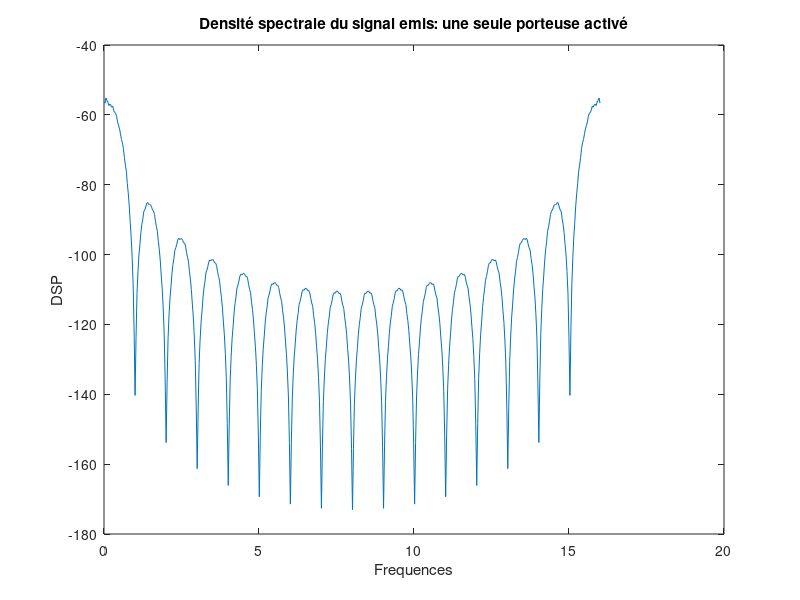
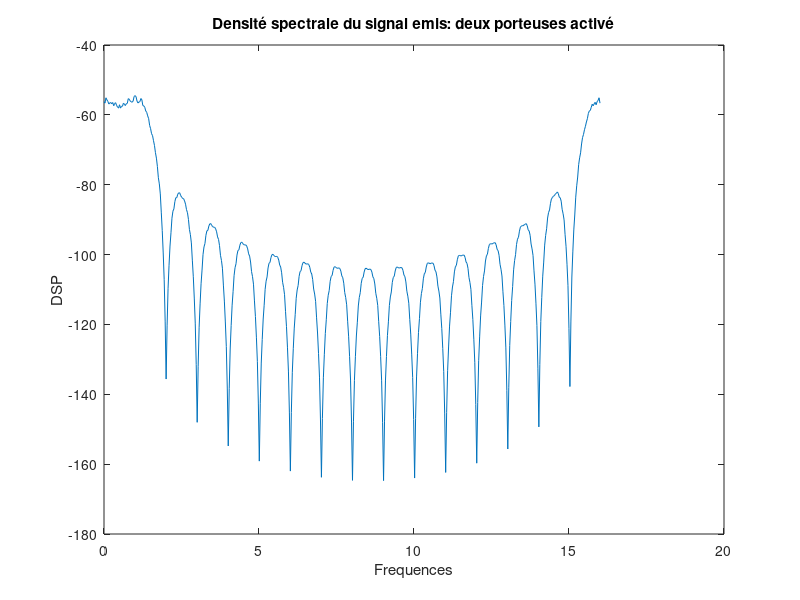
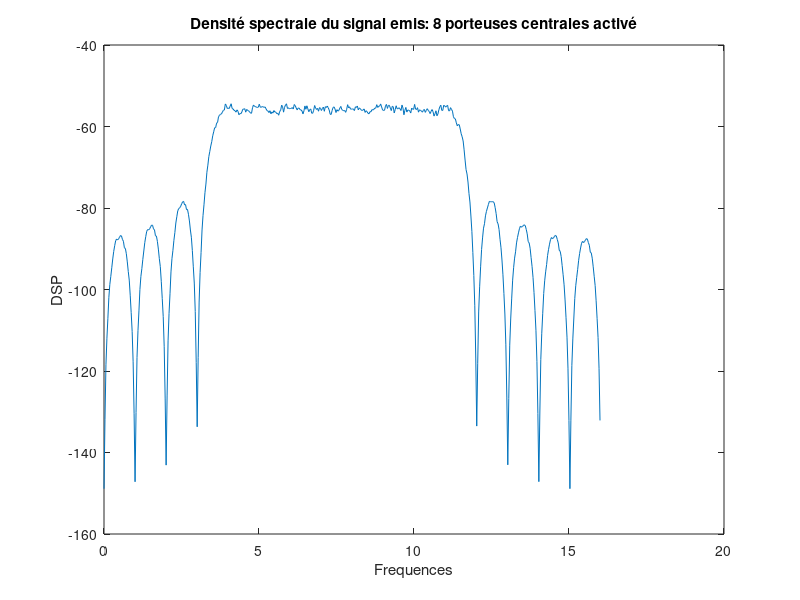
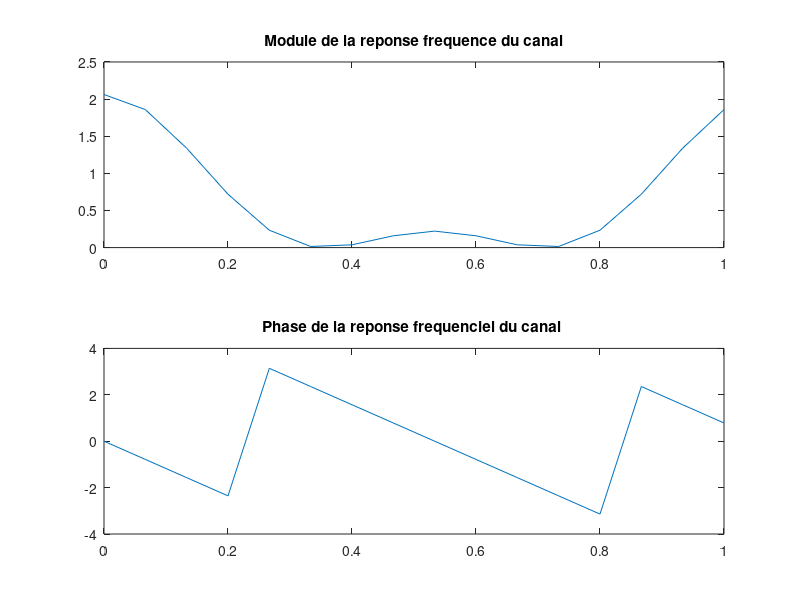

Recreate these plots in MATLAB, in order.
clear all
close all 
N=16;
Fe=N;
bits=randi([0,1],1,5000*N);
sym=2*bits-1;
M=reshape(sym,16,5000);




%%%% Chaine de transmission OFDM sans canal
% emission 1
M1=reshape(sym,16,5000);
L1=M1(1,:);
M1=[L1;zeros(N-1,5000)];
mat_sortie1=ifft(M1);
mat_emis1=reshape(mat_sortie1,1,N*5000);
[DSP1 f1]=pwelch(mat_emis1,[],[],[],Fe,'twosided');
Freq=linspace(0,Fe,length(DSP1));
figure
plot(Freq,10*log(DSP1));
title("Densité spectrale du signal emis: une seule porteuse activé")
xlabel("Frequences")
ylabel("DSP")


% emission 2
L2=M(1,:);
L3=M(2,:);
M2=[L2;L3;zeros(N-2,5000)];

mat_sortie2=ifft(M2);
mat_emis2=reshape(mat_sortie2,1,N*5000);
[DSP2 f2]=pwelch(mat_emis2,[],[],[],Fe,'twosided');
Freq2=linspace(0,Fe,length(DSP2));
figure
plot(Freq2,10*log(DSP2)')
title("Densité spectrale du signal emis: deux porteuses activé")
xlabel("Frequences")
ylabel("DSP")

% emission 3
 L=zeros(N,5000);
for i=1:8
    L(4+i,:)=M(4+i,:);
end
LL=[];
for i=1:8
    LL=[LL; M(4+i,:)];
end

M3=L;
mat_sortie3=ifft(M3);
mat3=reshape(mat_sortie3,1,N*5000);
[DSP3 f]=pwelch(mat3,[],[],[],Fe,'twosided');
Freq3=linspace(0,Fe,length(DSP3));
figure
plot(Freq3,10*log(DSP3)')

title("Densité spectrale du signal emis: 8 porteuses centrales activé")
xlabel("Frequences")
ylabel("DSP")

% reception 1
mat_recu1=mat_emis1;
mat_entre1=reshape(mat_recu1,N,5000);
M_recu1=fft(mat_entre1);
a1=real(M_recu1);
a1=sign(a1);
a1=a1(1,:)==M1(1,:);
a1=sum(sum(a1));
TEB1=1-a1/(5000*1)


% reception 2
mat_recu2=fft(mat_sortie2);
a2=real(mat_recu2);
a2=[a2(1,:);a2(2,:)];
a2=sign(a2)==[M2(1,:);M2(2,:)];
a2=sum(sum(a2));
TEB2=1-a2/(5000*2)


% reception 3
mat_recu3=fft(mat_sortie3);
a3=real(mat_recu3);
L=[];
for i=1:8
    L=[L ;a3(4+i,:)];
end

a3=sign(L)==LL;
a3=sum(sum(a3));

TEB3=1-a3/(5000*8)





%%%% Chaine OFDM avec canal Muti-trajets
Ts=1;
Te=Ts;
Fe=1/Te;
N=16;
%%% Implémentation sans intervalle de garde 

%le filtre du canal h
a0=0.227;
a1=0.46;
a2=0.688;
a3=0.46;
a4=0.227;

figure
subplot(2,1,1)
h=[a0 a1 a2 a3 a4];
h=[h zeros(1,11)];
H=fft(h);
plot(linspace(0,Fe,length(H)),abs(H))
title("Module de la reponse frequence du canal")
subplot(2,1,2)
plot(linspace(0,Fe,length(H)),angle(H))
title("Phase de la reponse frequenciel du canal ")

%%%emission avec 16 porteur sans intervalle de garde
%emission 
M=reshape(sym,16,5000);
mat_sortie=ifft(M);
mat_emis=reshape(mat_sortie,1,N*5000);

[DSP f]=pwelch(mat_emis,[],[],[],Fe,'twosided');
Freq=linspace(0,Fe,length(DSP));
figure
plot(Freq,10*log(DSP)');
title("Densité spectrale du signal emis avant le canal")
xlabel("Frequences")
ylabel("DSP")

%canal
signal_recu=filter(h,1,mat_emis);
[DSP f]=pwelch(signal_recu,[],[],[],Fe,'twosided');
Freq=linspace(0,Fe,length(DSP));
figure
plot(Freq,10*log(DSP)');
title("Densité spectrale du signal recu après le canal")
xlabel("Frequences")
ylabel("DSP")

%reception 
mat_recu=signal_recu;
mat_entre=reshape(mat_recu,N,5000);
M_recu=fft(mat_entre);
R=real(M_recu);
sym_decide=sign(R);
symboles1=M_recu(1,:);
symboles16=M_recu(16,:);
figure

plot(real(symboles16),imag(symboles16),'*')
hold on 
plot(real(symboles1),imag(symboles1),'*')
title("Les constellations sur la porteuse 1 et 16 sans intervalle de garde")
A=sym_decide==M;
s=sum(sum(A));
teb=1-s/(16*5000)


%%%emission avec intervalle de garde composé des zeros
%emission
mat_zeros=zeros(4,5000);
M=reshape(sym,16,5000);
mat_sortie=ifft(M);
mat_IG=[mat_zeros ; mat_sortie];
mat_emis=reshape(mat_IG,1,(4+N)*5000);

%canal
signal_recu=filter(h,1,mat_emis);


%reception 
mat_recu=signal_recu;
mat_entre=reshape(mat_recu,N+4,5000);
mat_entre=mat_entre(5:20,:);
M_recu=fft(mat_entre);
a=real(M_recu);
aa=sign(a);

symboles1=M_recu(1,:);
symboles16=M_recu(16,:);
figure
plot(real(symboles16),imag(symboles16),'*')
hold on 
plot(real(symboles1),imag(symboles1),'*')

title("Constellations sur les porteuses 1 et 16 avec intervalle de garde")
a=aa==M;
a=sum(sum(a));
teb=1-a/(16*5000)




%%%emission avec prefix cyclique sans égalisation
%emission
M=reshape(sym,16,5000);
mat_sortie=ifft(M);
mat_pre_cyc=[mat_sortie(13:16,:); mat_sortie];
mat_emis=reshape(mat_pre_cyc,1,(4+N)*5000);

%canal
signal_recu=filter(h,1,mat_emis);

%reception 
mat_recu=signal_recu;
mat_entre=reshape(mat_recu,N+4,5000);
mat_entre=mat_entre(5:20,:);
M_recu=fft(mat_entre);
a=real(M_recu);
aa=sign(a);
symboles1=M_recu(1,:);
symboles16=M_recu(16,:);

figure
plot(real(symboles16),imag(symboles16),'*')
hold on 
plot(real(symboles1),imag(symboles1),'*')

title("constellation sur les porteuses 1 et 16 avec prefixe cyclique sans égalisation")
a=aa==M;
a=sum(sum(a));
teb=1-a/(16*5000)

 
%%% préfixe cyclique avec égalisation  

%emission
M=reshape(sym,16,5000);
mat_sortie=ifft(M);
mat_pre_cyc=[mat_sortie(13:16,:); mat_sortie];
mat_emis=reshape(mat_pre_cyc,1,(4+N)*5000);

%canal
signal_recu=filter(h,1,mat_emis);

%reception 
mat_recu=signal_recu;
mat_entre=reshape(mat_recu,N+4,5000);
mat_entre=mat_entre(5:20,:);
M_recu=fft(mat_entre);

b_zf=M_recu./H.'; % (methode  ZF: zero forcing )
b_ml=M_recu.*H'; %methode ML: maximum de vraisemblance

a=real(b_zf);
aa=sign(a);

symboles1_zf=b_zf(1,:);
symboles2_zf=b_zf(16,:);

symboles1_ml=b_ml(1,:);
symboles2_ml=b_ml(16,:);





a=aa==M;
a=sum(sum(a));
teb=1-a/(16*5000)

figure
subplot (2,1,1)
plot(real(symboles1_zf),imag(symboles1_zf),'*')
hold on 
plot(real(symboles2_zf),imag(symboles2_zf),'*')
axis([-5  5 -5 5])
title("Constellation avec prefixe cyclique et égalisation ZF")

subplot (2,1,2)
plot(real(symboles1_ml),imag(symboles1_ml),'*')
hold on 
plot(real(symboles2_ml),imag(symboles2_ml),'*')
axis([-5  5 -5 5])
title("Constellation avec prefixe cyclique et égalisation ML")



%%%%  Erreur d'horloge
h=[a0 a1 a2 a3 a4];
h=[h zeros(1,11)];
H=fft(h);
N=16;


%%% CAS 2: 

%emission
M=reshape(sym,16,5000);
mat_sortie1=ifft(M);
mat_pre_cyc=[mat_sortie1(9:16,:); mat_sortie1];
mat_emis=reshape(mat_pre_cyc,1,(8+N)*5000);

% canal
signal_recu1=filter(h,1,mat_emis);

% reception 
mat_recu1=signal_recu1;
mat_entre1=reshape(mat_recu1,N+8,5000);
mat_entre1=mat_entre1(6:21,:);
M_recu1=fft(mat_entre1);

b=M_recu./H.';  %(methode  ZF: zero forcing )
%b=M_recu1.*H'; %methode ML: maximum de vraisemblance
a=real(b);
aa=sign(a);
symboles=[M_recu1(10,:)];


a=aa==M;
a=sum(sum(a));
teb=1-a/(16*5000)
%scatterplot(symboles)
figure
symboles1=M_recu(1,:);
symboles16=M_recu(16,:);


plot(real(symboles16),imag(symboles16),'*')
hold on 
plot(real(symboles1),imag(symboles1),'*')
title("Constellations pour le cas2")


%%% CAS 1

% emission
M=reshape(sym,16,5000);
mat_sortie=ifft(M);
mat_pre_cyc=[mat_sortie(9:16,:); mat_sortie];
mat_emis=reshape(mat_pre_cyc,1,(8+N)*5000);

% canal
signal_recu=filter(h,1,mat_emis);

%reception 
mat_recu=signal_recu;
mat_entre=reshape(mat_recu,N+8,5000);
mat_entre=mat_entre(2:17,:);
M_recu=fft(mat_entre);

b=M_recu./H.'; % (methode  ZF: zero forcing )
%b=M_recu.*H'; % (methode ML: maximum de vraisemblance)
a=real(b);
aa=sign(a);

a=aa==M;
a=sum(sum(a));
teb=1-a/(16*5000)



symboles1=M_recu(1,:);
symboles16=M_recu(16,:);

figure
plot(real(symboles16),imag(symboles16),'*')
hold on 
plot(real(symboles1),imag(symboles1),'*')
title("Constellation pour le cas 1")


%%% CAS 3

% emission
M=reshape(sym,16,5000);
mat_sortie=ifft(M);
mat_pre_cyc=[mat_sortie(9:16,:); mat_sortie];
mat_emis=reshape(mat_pre_cyc,1,(8+N)*5000);

% canal
signal_recu=filter(h,1,mat_emis);

% reception 
mat_recu=signal_recu;
signal_recu=[signal_recu(3:end) signal_recu(1) signal_recu(2)];
mat_entre=reshape(signal_recu,N+8,5000);
mat_entre=mat_entre(9:24,:);
M_recu=fft(mat_entre);

b=M_recu./H.'; % (methode  ZF: zero forcing )
%b=M_recu.*H'; % (methode ML: maximum de vraisemblance)



a=real(b);
aa=sign(a);
symboles=b(10,:);



a=aa==M;
a=sum(sum(a));
teb=1-a/(16*5000)


symboles1=M_recu(1,:);
symboles16=M_recu(16,:);

figure
plot(real(symboles16),imag(symboles16),'*')
hold on 
plot(real(symboles1),imag(symboles1),'*')

title("Constellation pour le cas 3")





%%%estimation du canal dans le CAS 2


Sym_pilote=M(:,1);
Sym_recu=M_recu1(:,1);
H_estime=Sym_recu./Sym_pilote;

%b=M_recu1.*conj(H_estime); %methode ML: maximum de vraisemblance
b=M_recu1./H_estime; %methode ZF: Zero Forcing


a=real(b);
aa=sign(a);
symboles=[b(1,:)];


figure

plot(real(symboles),imag(symboles),'*')
axis([-1 1 -5 5])

%scatterplot(symboles)
title("Consellation pour le cas 2 après l'estimation du canal")
